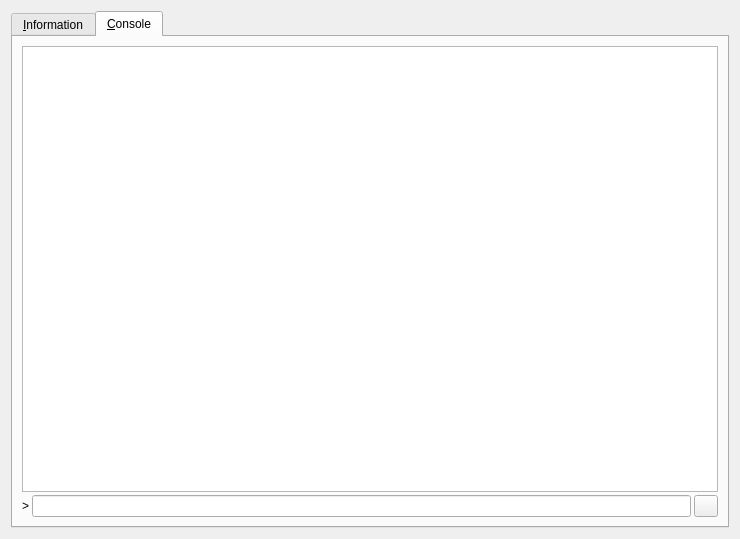
<?xml version="1.0" encoding="UTF-8"?>
<ui version="4.0">
 <class>RPCConsole</class>
 <widget class="QDialog" name="RPCConsole">
  <property name="geometry">
   <rect>
    <x>0</x>
    <y>0</y>
    <width>740</width>
    <height>539</height>
   </rect>
  </property>
  <property name="windowTitle">
   <string>FailCoin - Debug window</string>
  </property>
  <layout class="QVBoxLayout" name="verticalLayout_2">
   <item>
    <widget class="QTabWidget" name="tabWidget">
     <property name="currentIndex">
      <number>1</number>
     </property>
     <widget class="QWidget" name="tab_info">
      <attribute name="title">
       <string>&amp;Information</string>
      </attribute>
      <layout class="QGridLayout" name="gridLayout" columnstretch="0,0">
       <property name="horizontalSpacing">
        <number>12</number>
       </property>
       <item row="16" column="0">
        <widget class="QPushButton" name="showCLOptionsButton">
         <property name="toolTip">
          <string>Show the FailCoin-Qt help message to get a list with possible FailCoin command-line options.</string>
         </property>
         <property name="text">
          <string>&amp;Show</string>
         </property>
         <property name="autoDefault">
          <bool>false</bool>
         </property>
        </widget>
       </item>
       <item row="14" column="0">
        <widget class="QPushButton" name="openDebugLogfileButton">
         <property name="toolTip">
          <string>Open the FailCoin debug log file from the current data directory. This can take a few seconds for large log files.</string>
         </property>
         <property name="text">
          <string>&amp;Open</string>
         </property>
         <property name="autoDefault">
          <bool>false</bool>
         </property>
        </widget>
       </item>
       <item row="11" column="1">
        <widget class="QLabel" name="lastBlockTime">
         <property name="cursor">
          <cursorShape>IBeamCursor</cursorShape>
         </property>
         <property name="text">
          <string>N/A</string>
         </property>
         <property name="textFormat">
          <enum>Qt::PlainText</enum>
         </property>
         <property name="textInteractionFlags">
          <set>Qt::LinksAccessibleByMouse|Qt::TextSelectableByKeyboard|Qt::TextSelectableByMouse</set>
         </property>
        </widget>
       </item>
       <item row="12" column="0">
        <spacer name="verticalSpacer_2">
         <property name="orientation">
          <enum>Qt::Vertical</enum>
         </property>
         <property name="sizeHint" stdset="0">
          <size>
           <width>20</width>
           <height>20</height>
          </size>
         </property>
        </spacer>
       </item>
       <item row="13" column="0">
        <widget class="QLabel" name="labelDebugLogfile">
         <property name="font">
          <font>
           <weight>75</weight>
           <bold>true</bold>
          </font>
         </property>
         <property name="text">
          <string>Debug log file</string>
         </property>
        </widget>
       </item>
       <item row="11" column="0">
        <widget class="QLabel" name="label_2">
         <property name="text">
          <string>Last block time</string>
         </property>
        </widget>
       </item>
       <item row="1" column="0">
        <widget class="QLabel" name="label_5">
         <property name="text">
          <string>Client name</string>
         </property>
        </widget>
       </item>
       <item row="0" column="0">
        <widget class="QLabel" name="label_9">
         <property name="font">
          <font>
           <weight>75</weight>
           <bold>true</bold>
          </font>
         </property>
         <property name="text">
          <string>FailCoin Core</string>
         </property>
        </widget>
       </item>
       <item row="4" column="0">
        <widget class="QLabel" name="label_13">
         <property name="text">
          <string>Startup time</string>
         </property>
        </widget>
       </item>
       <item row="4" column="1">
        <widget class="QLabel" name="startupTime">
         <property name="cursor">
          <cursorShape>IBeamCursor</cursorShape>
         </property>
         <property name="text">
          <string>N/A</string>
         </property>
         <property name="textFormat">
          <enum>Qt::PlainText</enum>
         </property>
         <property name="textInteractionFlags">
          <set>Qt::LinksAccessibleByMouse|Qt::TextSelectableByKeyboard|Qt::TextSelectableByMouse</set>
         </property>
        </widget>
       </item>
       <item row="5" column="0">
        <widget class="QLabel" name="label_11">
         <property name="font">
          <font>
           <weight>75</weight>
           <bold>true</bold>
          </font>
         </property>
         <property name="text">
          <string>Network</string>
         </property>
        </widget>
       </item>
       <item row="17" column="0">
        <spacer name="verticalSpacer">
         <property name="orientation">
          <enum>Qt::Vertical</enum>
         </property>
         <property name="sizeHint" stdset="0">
          <size>
           <width>20</width>
           <height>40</height>
          </size>
         </property>
        </spacer>
       </item>
       <item row="6" column="0">
        <widget class="QLabel" name="label_7">
         <property name="text">
          <string>Number of connections</string>
         </property>
        </widget>
       </item>
       <item row="7" column="1">
        <widget class="QCheckBox" name="isTestNet">
         <property name="enabled">
          <bool>false</bool>
         </property>
         <property name="text">
          <string/>
         </property>
        </widget>
       </item>
       <item row="6" column="1">
        <widget class="QLabel" name="numberOfConnections">
         <property name="cursor">
          <cursorShape>IBeamCursor</cursorShape>
         </property>
         <property name="text">
          <string>N/A</string>
         </property>
         <property name="textFormat">
          <enum>Qt::PlainText</enum>
         </property>
         <property name="textInteractionFlags">
          <set>Qt::LinksAccessibleByMouse|Qt::TextSelectableByKeyboard|Qt::TextSelectableByMouse</set>
         </property>
        </widget>
       </item>
       <item row="7" column="0">
        <widget class="QLabel" name="label_8">
         <property name="text">
          <string>On testnet</string>
         </property>
        </widget>
       </item>
       <item row="8" column="0">
        <widget class="QLabel" name="label_10">
         <property name="font">
          <font>
           <weight>75</weight>
           <bold>true</bold>
          </font>
         </property>
         <property name="text">
          <string>Block chain</string>
         </property>
        </widget>
       </item>
       <item row="10" column="0">
        <widget class="QLabel" name="label_4">
         <property name="text">
          <string>Estimated total blocks</string>
         </property>
        </widget>
       </item>
       <item row="9" column="0">
        <widget class="QLabel" name="label_3">
         <property name="text">
          <string>Current number of blocks</string>
         </property>
        </widget>
       </item>
       <item row="9" column="1">
        <widget class="QLabel" name="numberOfBlocks">
         <property name="cursor">
          <cursorShape>IBeamCursor</cursorShape>
         </property>
         <property name="text">
          <string>N/A</string>
         </property>
         <property name="textFormat">
          <enum>Qt::PlainText</enum>
         </property>
         <property name="textInteractionFlags">
          <set>Qt::LinksAccessibleByMouse|Qt::TextSelectableByKeyboard|Qt::TextSelectableByMouse</set>
         </property>
        </widget>
       </item>
       <item row="10" column="1">
        <widget class="QLabel" name="totalBlocks">
         <property name="cursor">
          <cursorShape>IBeamCursor</cursorShape>
         </property>
         <property name="text">
          <string>N/A</string>
         </property>
         <property name="textFormat">
          <enum>Qt::PlainText</enum>
         </property>
         <property name="textInteractionFlags">
          <set>Qt::LinksAccessibleByMouse|Qt::TextSelectableByKeyboard|Qt::TextSelectableByMouse</set>
         </property>
        </widget>
       </item>
       <item row="1" column="1">
        <widget class="QLabel" name="clientName">
         <property name="cursor">
          <cursorShape>IBeamCursor</cursorShape>
         </property>
         <property name="text">
          <string>N/A</string>
         </property>
         <property name="textFormat">
          <enum>Qt::PlainText</enum>
         </property>
         <property name="textInteractionFlags">
          <set>Qt::LinksAccessibleByMouse|Qt::TextSelectableByKeyboard|Qt::TextSelectableByMouse</set>
         </property>
        </widget>
       </item>
       <item row="2" column="0">
        <widget class="QLabel" name="label_6">
         <property name="text">
          <string>Client version</string>
         </property>
        </widget>
       </item>
       <item row="15" column="0">
        <widget class="QLabel" name="labelCLOptions">
         <property name="font">
          <font>
           <weight>75</weight>
           <bold>true</bold>
          </font>
         </property>
         <property name="text">
          <string>Command-line options</string>
         </property>
        </widget>
       </item>
       <item row="3" column="1">
        <widget class="QLabel" name="openSSLVersion">
         <property name="cursor">
          <cursorShape>IBeamCursor</cursorShape>
         </property>
         <property name="text">
          <string>N/A</string>
         </property>
         <property name="textFormat">
          <enum>Qt::PlainText</enum>
         </property>
         <property name="textInteractionFlags">
          <set>Qt::LinksAccessibleByMouse|Qt::TextSelectableByKeyboard|Qt::TextSelectableByMouse</set>
         </property>
        </widget>
       </item>
       <item row="2" column="1">
        <widget class="QLabel" name="clientVersion">
         <property name="cursor">
          <cursorShape>IBeamCursor</cursorShape>
         </property>
         <property name="text">
          <string>N/A</string>
         </property>
         <property name="textFormat">
          <enum>Qt::PlainText</enum>
         </property>
         <property name="textInteractionFlags">
          <set>Qt::LinksAccessibleByMouse|Qt::TextSelectableByKeyboard|Qt::TextSelectableByMouse</set>
         </property>
        </widget>
       </item>
       <item row="3" column="0">
        <widget class="QLabel" name="label_14">
         <property name="text">
          <string>Using OpenSSL version</string>
         </property>
         <property name="indent">
          <number>10</number>
         </property>
        </widget>
       </item>
      </layout>
     </widget>
     <widget class="QWidget" name="tab_console">
      <attribute name="title">
       <string>&amp;Console</string>
      </attribute>
      <layout class="QVBoxLayout" name="verticalLayout_3">
       <property name="spacing">
        <number>3</number>
       </property>
       <item>
        <widget class="QTextEdit" name="messagesWidget">
         <property name="minimumSize">
          <size>
           <width>0</width>
           <height>100</height>
          </size>
         </property>
         <property name="readOnly">
          <bool>true</bool>
         </property>
         <property name="tabKeyNavigation" stdset="0">
          <bool>false</bool>
         </property>
         <property name="columnCount" stdset="0">
          <number>2</number>
         </property>
        </widget>
       </item>
       <item>
        <layout class="QHBoxLayout" name="horizontalLayout">
         <property name="spacing">
          <number>3</number>
         </property>
         <item>
          <widget class="QLabel" name="label">
           <property name="text">
            <string notr="true">&gt;</string>
           </property>
          </widget>
         </item>
         <item>
          <widget class="QLineEdit" name="lineEdit"/>
         </item>
         <item>
          <widget class="QPushButton" name="clearButton">
           <property name="maximumSize">
            <size>
             <width>24</width>
             <height>24</height>
            </size>
           </property>
           <property name="toolTip">
            <string>Clear console</string>
           </property>
           <property name="text">
            <string/>
           </property>
           <property name="icon">
            <iconset resource="../bitcoin.qrc">
             <normaloff>:/icons/remove</normaloff>:/icons/remove</iconset>
           </property>
           <property name="shortcut">
            <string notr="true">Ctrl+L</string>
           </property>
           <property name="autoDefault">
            <bool>false</bool>
           </property>
          </widget>
         </item>
        </layout>
       </item>
      </layout>
     </widget>
    </widget>
   </item>
  </layout>
 </widget>
 <resources>
  <include location="../bitcoin.qrc"/>
 </resources>
 <connections/>
</ui>
